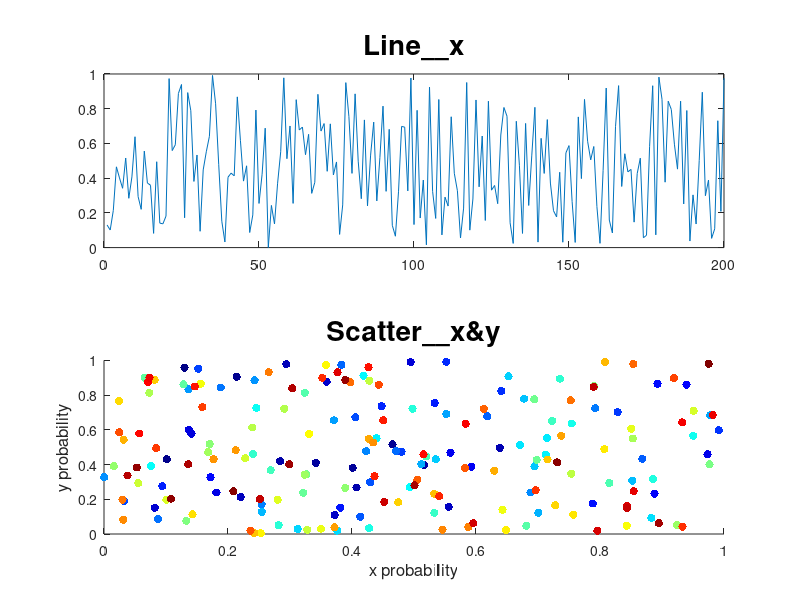

Write MATLAB code to recreate this figure. (Note: this script raises an error after producing the figure.)
%%first
figure;
x=rand(1,200);
y=rand(1,200);
subplot(2,1,1)
plot(x);
title('Line__x','FontSize',20)
subplot(2,1,2)
colors = jet(length(x)); 
scatter(x, y, 36, colors, 'filled'); 
title('Scatter__x&y','FontSize',20)
xlabel('x probability','FontSize',12)
ylabel('y probability','FontSize',12)
%%
figure;
colorfulPic=imread('1.jpg');
grayy=rgb2gray(colorfulPic);
subplot(1,2,1);
imshow(colorfulPic)
subplot(1,2,2);
imshow(grayy)
%%
figure;
resPic=imresize(grayy,[100,100]);
noiseResPic=imnoise(resPic,"gaussian",0.5);
subplot(1,2,1);
imshow(resPic)
subplot(1,2,2);
imshow(noiseResPic);
%%
save('xVar',"x");
imwrite(noiseResPic,'noise.jpg');